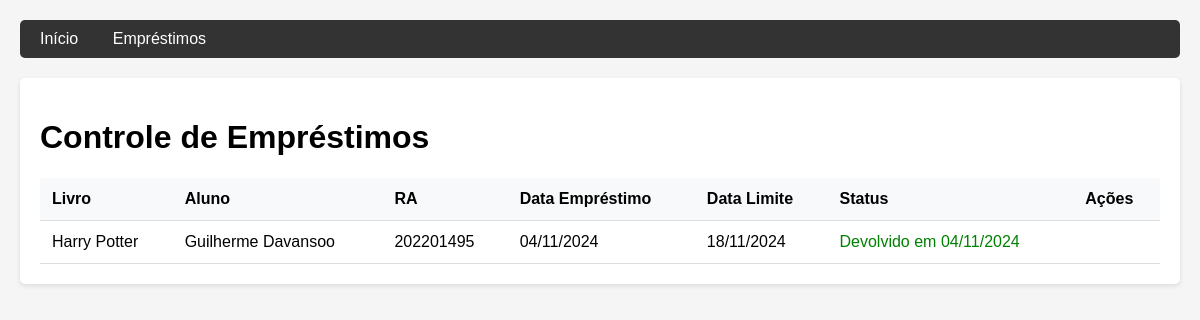
The page /emprestimos on the database its author committed.
### app.py (models this page shows, shortened)
class Emprestimo(db.Model):
    id = db.Column(db.Integer, primary_key=True)
    nome_aluno = db.Column(db.String(200), nullable=False)
    ra = db.Column(db.String(20), nullable=False)
    data_emprestimo = db.Column(db.DateTime, nullable=False, default=datetime.utcnow)
    data_devolucao = db.Column(db.DateTime)
    data_limite = db.Column(db.DateTime, nullable=False)
    devolvido = db.Column(db.Boolean, default=False)
    livro_id = db.Column(db.Integer, db.ForeignKey('livro.id'), nullable=False)

class Livro(db.Model):
    id = db.Column(db.Integer, primary_key=True)
    titulo = db.Column(db.String(200), nullable=False)
    autor = db.Column(db.String(200), nullable=False)
    data_publicacao = db.Column(db.Date, nullable=False)
    data_cadastro = db.Column(db.DateTime, default=datetime.utcnow)
    emprestimos = db.relationship('Emprestimo', backref='livro', lazy=True)

### app.py (the view)
@app.route('/emprestimos')
def listar_emprestimos():
    emprestimos = Emprestimo.query.order_by(Emprestimo.data_emprestimo.desc()).all()
    return render_template('emprestimos.html', emprestimos=emprestimos, datetime=datetime)

### templates/emprestimos.html (shortened to what this page needs)
{% extends "base.html" %}
{% block content %}
    <h1>Controle de Empréstimos</h1>
    <table>
        <thead>
            <tr>
                <th>Livro</th>
                <th>Aluno</th>
                <th>RA</th>
                <th>Data Empréstimo</th>
                <th>Data Limite</th>
                <th>Status</th>
                <th>Ações</th>
            </tr>
        </thead>
        <tbody>
            {% for emprestimo in emprestimos %}
            <tr>
                <td>{{ emprestimo.livro.titulo }}</td>
                <td>{{ emprestimo.nome_aluno }}</td>
                <td>{{ emprestimo.ra }}</td>
                <td>{{ emprestimo.data_emprestimo.strftime('%d/%m/%Y') }}</td>
                <td>{{ emprestimo.data_limite.strftime('%d/%m/%Y') }}</td>
                <td>
                    {% if emprestimo.devolvido %}
                        <span style="color: green;">Devolvido em {{ emprestimo.data_devolucao.strftime('%d/%m/%Y') }}</span>
                    {% else %}
                        {% if emprestimo.data_limite < datetime.now() %}
                            <span style="color: red;">Atrasado</span>
                        {% else %}
                            <span style="color: blue;">Em andamento</span>
                        {% endif %}
                    {% endif %}
                </td>
                <td>
                </td>
            </tr>
            {% endfor %}
        </tbody>
    </table>
{% endblock %}

### static/css/styleBase.css (style rules this page uses)
body { font-family: Arial, sans-serif; max-width: 1200px; margin: 0 auto; padding: 20px; background-color: #f5f5f5; }
table { width: 100%; border-collapse: collapse; margin-top: 20px; }
th, td { padding: 12px; text-align: left; border-bottom: 1px solid #ddd; }
th { background-color: #f8f9fa; }

### rows shown on the page
Emprestimo: livro.titulo "Harry Potter", nome_aluno "Guilherme Davansoo", ra "202201495", data_emprestimo "04/11/2024", data_limite "18/11/2024", data_devolucao "04/11/2024"
